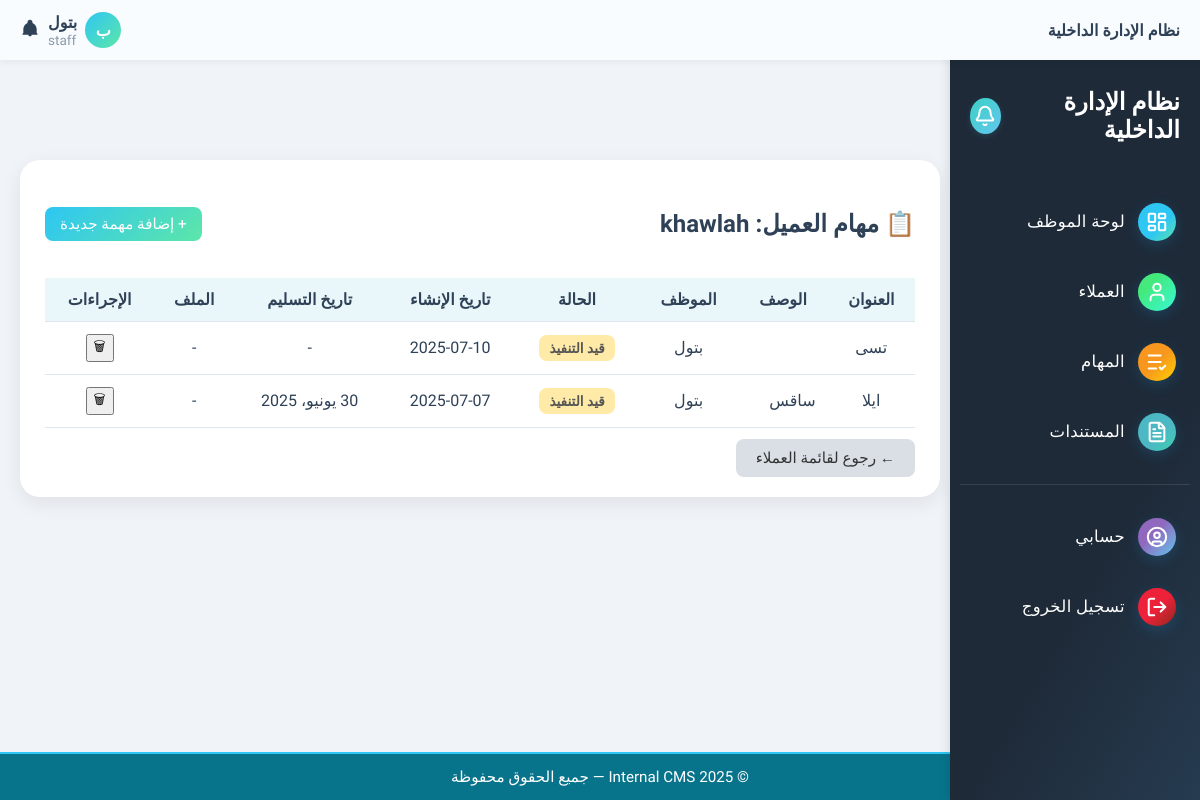
Page /clients/client/3/tasks/ (signed in) on the earlier database version.
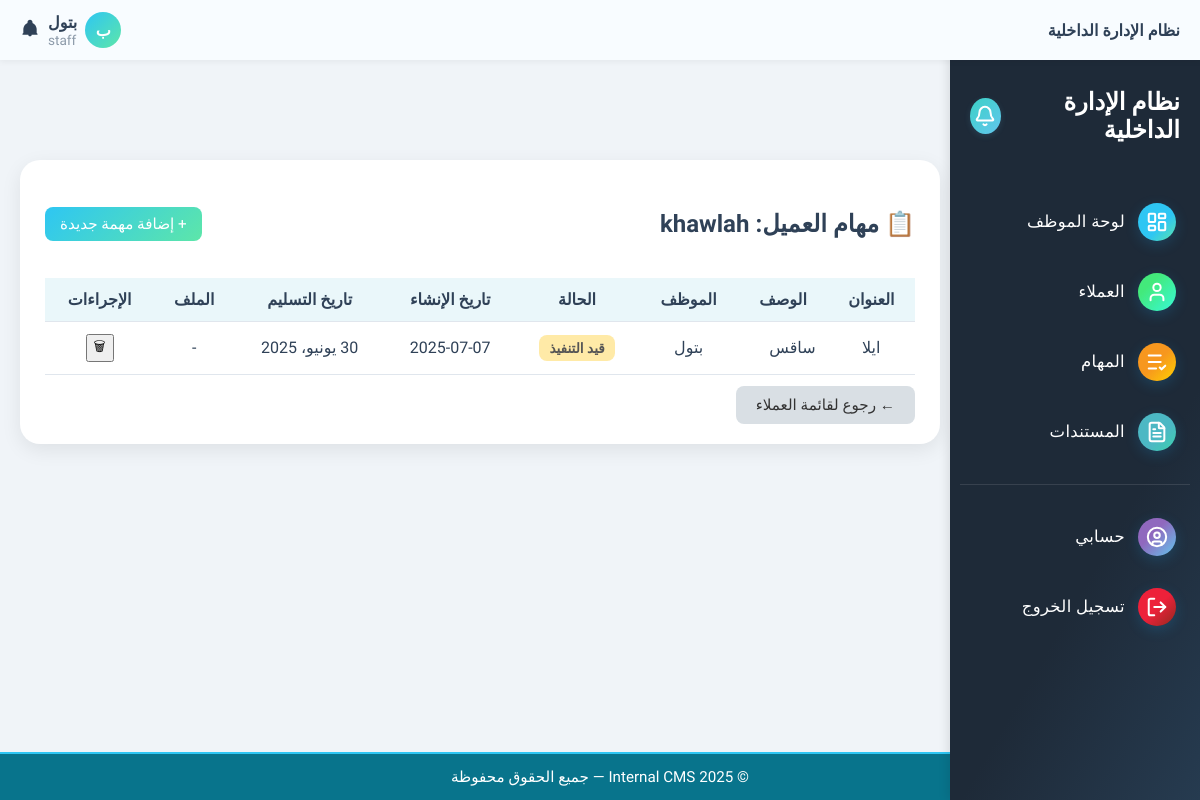
Same page on the later database version.
### tasks/models.py (models this page shows, shortened)
class Task(models.Model):
    STATUS_CHOICES = [
        ('pending', 'قيد التنفيذ'),
        ('completed', 'منتهية'),
        ('overdue', 'متأخرة'),
    ]
    title = models.CharField(max_length=255, verbose_name='عنوان المهمة')
    description = models.TextField(blank=True, verbose_name='الوصف')
    assigned_to = models.ForeignKey(User, on_delete=models.SET_NULL, null=True, blank=True, verbose_name='الموظف المكلّف')
    client = models.ForeignKey(Client, on_delete=models.SET_NULL, null=True, blank=True, verbose_name='العميل')
    status = models.CharField(max_length=20, choices=STATUS_CHOICES, default='pending', verbose_name='الحالة')
    due_date = models.DateField(null=True, blank=True, verbose_name='تاريخ الاستحقاق')
    file_url = models.URLField(max_length=1024, blank=True, null=True, verbose_name='رابط الملف')
    file_path = models.CharField(max_length=512, blank=True, null=True, verbose_name='مسار الملف')
    documents = models.ManyToManyField('content.Document', blank=True, verbose_name='مستندات إضافية')
    created_at = models.DateTimeField(auto_now_add=True, verbose_name='تاريخ الإنشاء')
    class Meta:
        verbose_name = 'مهمة'
        verbose_name_plural = 'المهام'
        ordering = ['-created_at']  # ترتيب المهام الأحدث أولاً

### clients/views.py (the view)
# urls.py: path('<int:client_id>/tasks/', views.client_tasks, name='client_tasks'),
@login_required
@role_required(['admin', 'staff'])
def client_tasks(request, client_id):
    client = get_object_or_404(Client, id=client_id)
    if request.user.userprofile.role.name != 'admin' and client.assigned_to != request.user:
        return render(request, '403.html')
    tasks = Task.objects.filter(client=client).order_by('-created_at')
    return render(request, 'clients/client_tasks.html', {
        'client': client,
        'tasks': tasks
    })

### core/context_processors.py (called while the page is built)
def user_role(request):
    role = None
    if request.user.is_authenticated:
        if hasattr(request.user, 'userprofile'):
            role = request.user.userprofile.role.name
    return {'role': role}

### templates/clients/client_tasks.html (shortened to what this page needs)
{% extends 'base.html' %}
{% block content %}
<div class="tasks-container">
  <div class="tasks-card">
    <div class="header-row">
      <h2>📋 مهام العميل: {{ client.name }}</h2>
      <a href="{% url 'add_task_for_client' client.id %}" class="add-task-btn">+ إضافة مهمة جديدة</a>
    </div>
    <table class="tasks-table">
      <thead>
        <tr>
          <th>العنوان</th>
          <th>الوصف</th>
          <th>الموظف</th>
          <th>الحالة</th>
          <th>تاريخ الإنشاء</th>
          <th>تاريخ التسليم</th>
          <th>الملف</th>
          <th>الإجراءات</th>
        </tr>
      </thead>
      <tbody>
        {% for task in tasks %}
        <tr>
          <td>{{ task.title }}</td>
          <td class="desc-cell">{{ task.description|truncatewords:10 }}</td>
          <td>
            {% if task.assigned_to %}
              {% if task.assigned_to.userprofile.full_name %}
                {{ task.assigned_to.userprofile.full_name }}
              {% elif task.assigned_to.get_full_name %}
                {{ task.assigned_to.get_full_name|default:task.assigned_to.username }}
              {% else %}
                {{ task.assigned_to.username }}
              {% endif %}
            {% else %}
              -
            {% endif %}
          </td>
          <td>
            {% if task.status == 'pending' %}
              <span class="badge badge-warning">قيد التنفيذ</span>
            {% elif task.status == 'completed' %}
              <span class="badge badge-success">منتهية</span>
            {% elif task.status == 'overdue' %}
              <span class="badge badge-danger">متأخرة</span>
            {% endif %}
          </td>
          <td>{{ task.created_at|date:"Y-m-d" }}</td>
          <td>{{ task.due_date|default:"-" }}</td>
          <td>
            {% if task.file_url %}
              <a href="{{ task.file_url }}" target="_blank" class="btn btn-sm btn-outline-info">📄 عرض</a>
            {% else %}
              -
            {% endif %}
          </td>
          <td>
            <form method="post" action="{% url 'delete_task' task.id %}" onsubmit="return confirm('هل أنت متأكد من حذف المهمة؟');">
              <button class="btn btn-sm btn-outline-danger" title="حذف المهمة">🗑</button>
            </form>
          </td>
        </tr>
        {% empty %}
        <tr>
          <td colspan="8" class="empty-row">لا توجد مهام لهذا العميل.</td>
        </tr>
        {% endfor %}
      </tbody>
    </table>
    <a href="{% url 'client_list' %}" class="back-btn">← رجوع لقائمة العملاء</a>
  </div>
</div>
{% endblock %}

Differences in the rows shown:
removed Task: title "تسى", assigned_to.get_full_name "بتول", status "قيد التنفيذ", created_at "2025-07-10", due_date "-"
